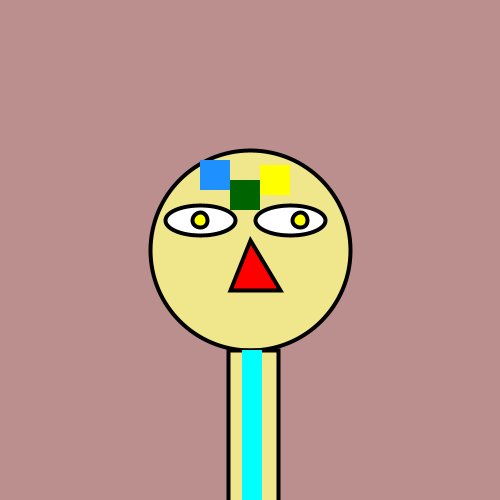
Frame 1 (no input)
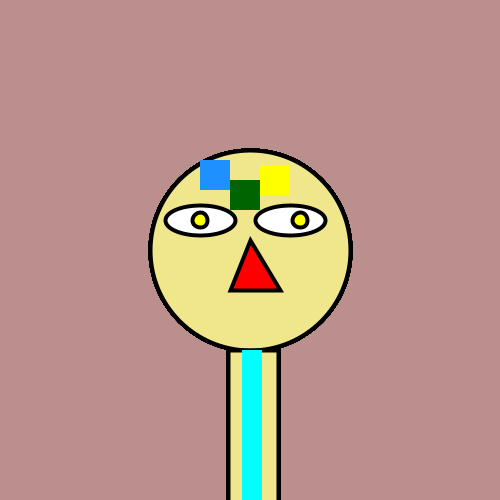
Frame 60 (the mouse pressed at the canvas centre just before this capture)
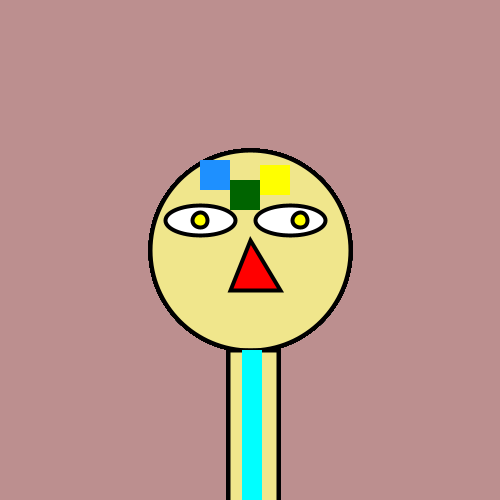
Frame 120 (the mouse held since frame 60 and released just before this capture)

The Processing sketch that drew these frames (run headless with seeded random() and noise(); from frame 60 on, the mouse is pressed at the canvas centre):

// Processing sketch: processing_85816
// ── processing_85816.pde

void setup(){
  size(500, 500);
  background(188, 143, 143);
}
void draw(){
  strokeWeight(4);
  stroke(0);
  fill(240, 230, 140);
  ellipse(250, 250, 200, 200);
  rect(228, 350, 50, 500);
  fill(255, 255, 255);
  ellipse(200, 220, 70, 30);
  ellipse(290, 220, 70, 30);
  fill(255, 255, 0);
  ellipse(200, 220, 15, 15);
  ellipse(300, 220, 15, 15);
  fill(255, 0, 0);
  triangle(250, 240, 230, 290, 280, 290);
  noStroke();
  fill(30, 144, 255);
  rect(200, 160, 30, 30);
  fill(0, 100, 0);
  rect(230, 180, 30, 30);
  fill(255, 255, 0);
  rect(260, 165, 30, 30);
  fill(0, 255, 255);
  rect(242, 350, 20, 500);
}
